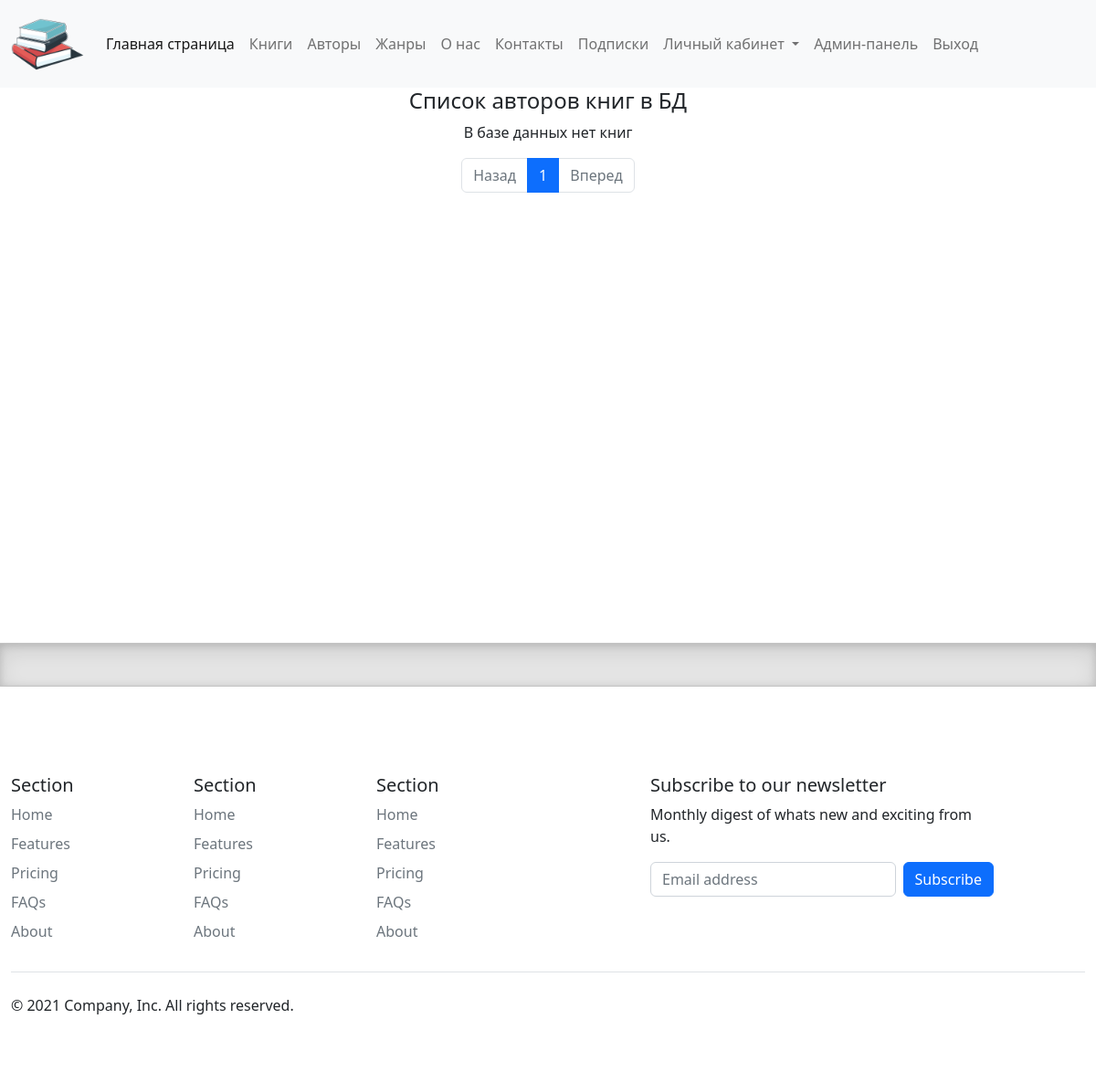
Page /author/ (signed in) on the earlier database version.
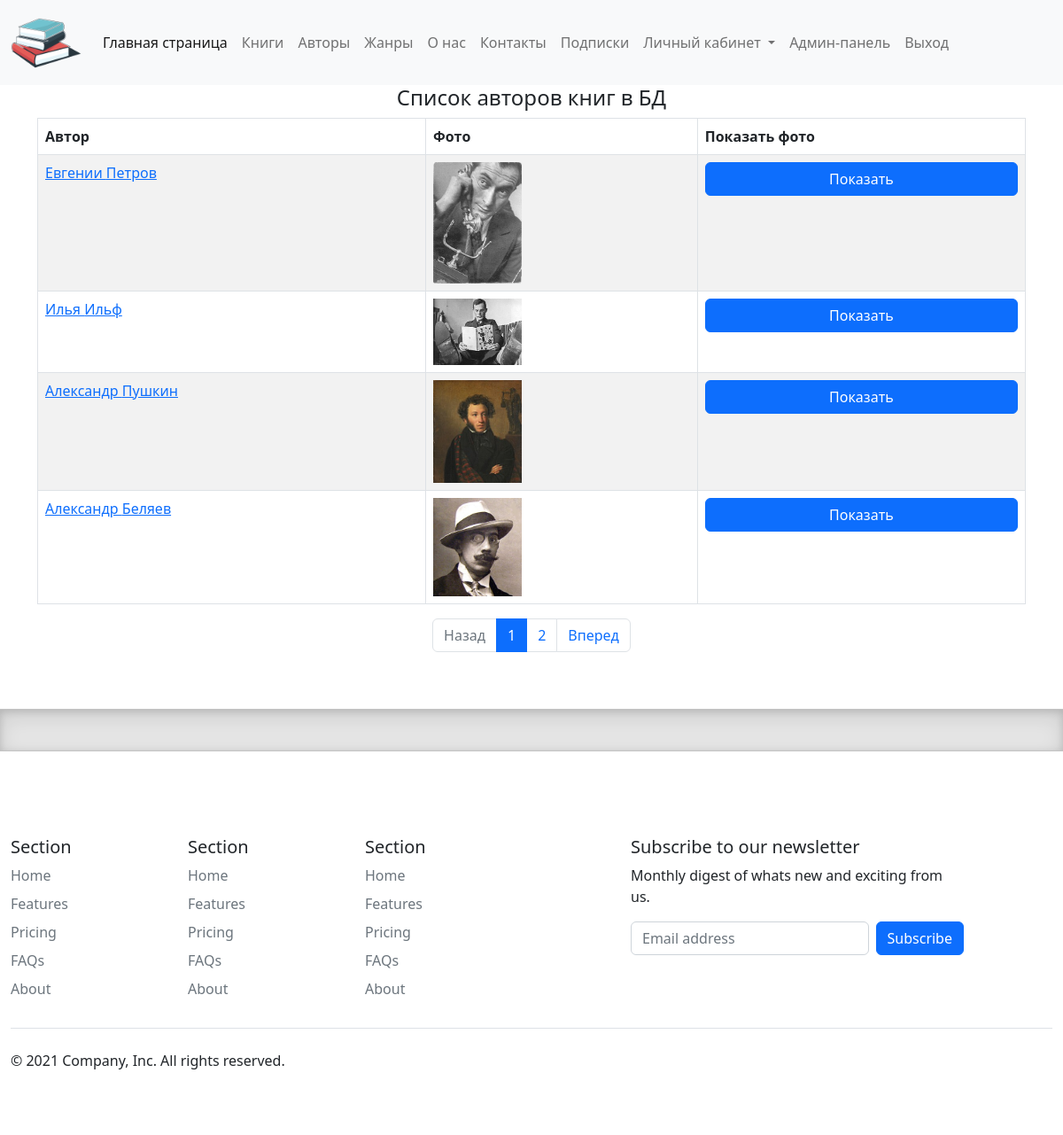
Same page on the later database version.
### catalog/models.py (models this page shows, shortened)
class Author(models.Model):
    first_name = models.CharField(max_length=100, help_text="Введите имя автора", verbose_name="Имя автора")
    last_name = models.CharField(max_length=100, help_text="Введите фамилию автора", verbose_name="Фамилия автора")
    date_of_birth = models.DateField(help_text="Введите дату рождения", verbose_name="Дата рождения", null=True, blank=True)
    about = models.TextField(help_text="Введите сведения об авторе", verbose_name="Сведения об авторе")
    photo = models.ImageField(upload_to="images", help_text="Загрузите фото автора", verbose_name="Фото автора", null=True, blank=True)

### catalog/views.py (the view)
# urls.py: path('author/', views.AuthorListView.as_view(), name='authors'),
class AuthorListView(LoginRequiredMixin, ListView):
    raise_exception = True
    model = Author
    paginate_by = 4
    template_name = "catalog/author_list.html"
    ordering = ['-id']

### templates/catalog/author_list.html
{% extends "catalog/base.html" %}
{% block content %}
    <h4>Список авторов книг в БД</h4>
    {% if author_list %}
        <table class="table table-striped table-bordered text-start">
            <thead>
            <tr>
                <th>Aвтop</th>
                <th>Фoтo</th>
                <th>Показать фото</th>
            </tr>
            </thead>
            <tbody>
            {% for author in author_list.all %}
                <tr>
                    <td><a href="{{ author.id }}">{{ author.first_name }} {{ author.last_name }} </a></td>
                    <td><img src="{{ author.photo.url }}" alt="connect" style="width: 100px"></td>
                    <td><a href="{{ author.photo.url }}" class="btn btn-primary" target="_blank"> Показать</a></td>
                </tr>
            {% endfor %}
            </tbody>
        </table>
    {% else %}
        <p>В базе данных нет книг</p>
    {% endif %}
    <div class="col-12">
        {% include "modules/pagination.html" %}
    </div>
{% endblock %}

Differences in the rows shown:
added Author: first_name "Евгении", last_name "Петров", photo (picture)
added Author: first_name "Илья", last_name "Ильф", photo (picture)
added Author: first_name "Александр", last_name "Пушкин", photo (picture)
added Author: first_name "Александр", last_name "Беляев", photo (picture)
Other differences:
text no longer shown: "В базе данных нет книг"
text now shown: "Aвтop Фoтo Показать фото"
new list line: "2"
